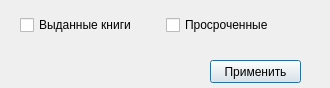
<?xml version="1.0" encoding="UTF-8"?>
<ui version="4.0">
 <class>Dialog</class>
 <widget class="QDialog" name="Dialog">
  <property name="geometry">
   <rect>
    <x>0</x>
    <y>0</y>
    <width>330</width>
    <height>88</height>
   </rect>
  </property>
  <property name="windowTitle">
   <string>Фильтры</string>
  </property>
  <property name="windowIcon">
   <iconset>
    <normaloff>../Images/icon.jpg</normaloff>../Images/icon.jpg</iconset>
  </property>
  <widget class="QWidget" name="horizontalLayoutWidget">
   <property name="geometry">
    <rect>
     <x>20</x>
     <y>0</y>
     <width>285</width>
     <height>51</height>
    </rect>
   </property>
   <layout class="QHBoxLayout" name="horizontalLayout">
    <item>
     <widget class="QCheckBox" name="givenBox">
      <property name="text">
       <string>Выданные книги</string>
      </property>
     </widget>
    </item>
    <item>
     <widget class="QCheckBox" name="dateBox">
      <property name="text">
       <string>Просроченные</string>
      </property>
     </widget>
    </item>
   </layout>
  </widget>
  <widget class="QPushButton" name="applyButton">
   <property name="geometry">
    <rect>
     <x>210</x>
     <y>60</y>
     <width>91</width>
     <height>23</height>
    </rect>
   </property>
   <property name="text">
    <string>Применить</string>
   </property>
  </widget>
 </widget>
 <resources/>
 <connections/>
</ui>
